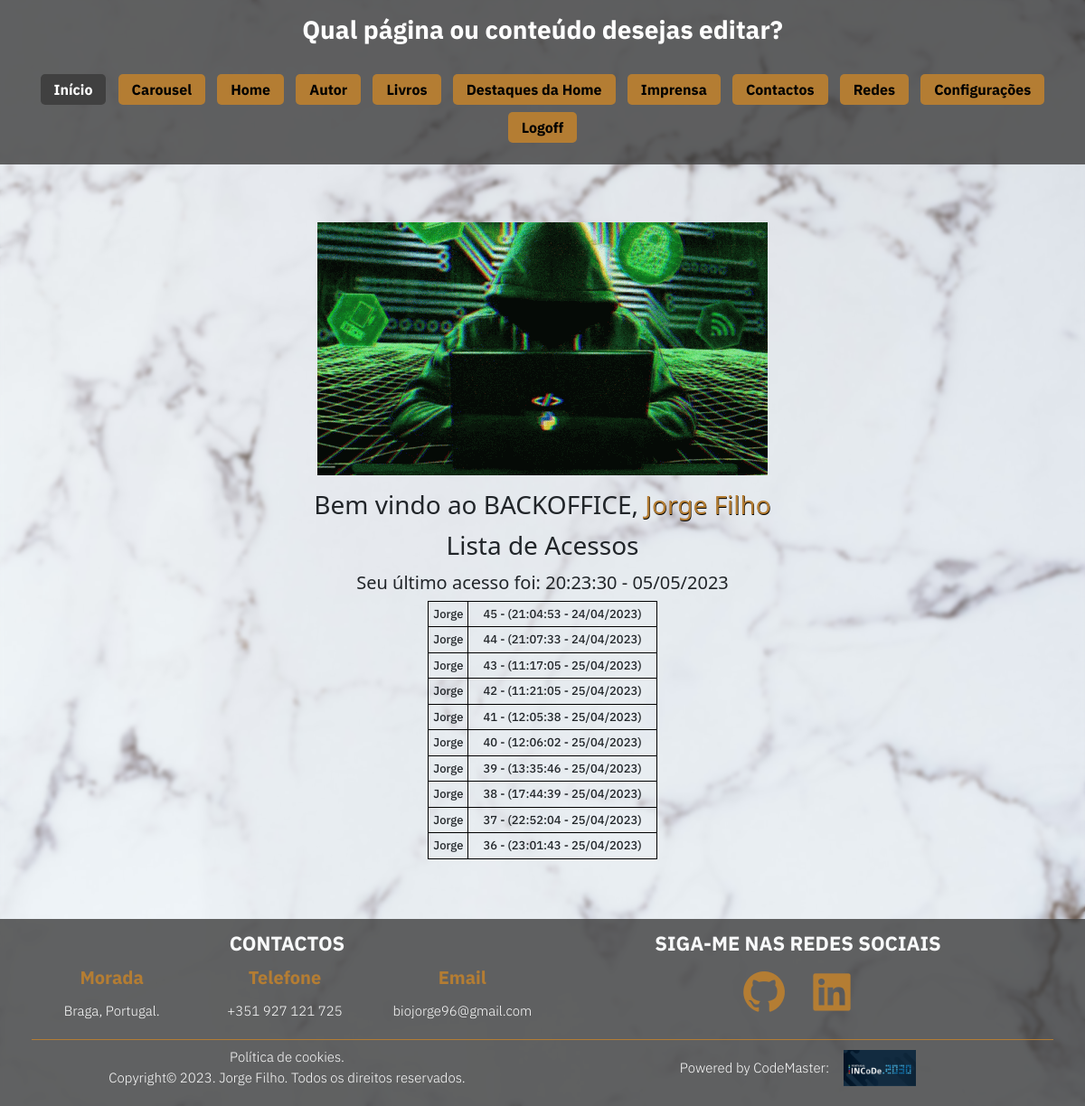
The app's page /backoffice/backoffice-logado.php (signed in) with its own data.
### tables this page shows
CREATE TABLE `acessos` (
  `id` int(11) NOT NULL,
  `id_usuario` int(11) NOT NULL,
  `datas` varchar(100) NOT NULL
);

CREATE TABLE `colaboradores` (
  `id` int(11) NOT NULL,
  `admin` tinyint(1) NOT NULL DEFAULT 0,
  `email` varchar(100) NOT NULL,
  `senha` varchar(100) NOT NULL,
  `nome` varchar(30) NOT NULL,
  `apelido` varchar(100) NOT NULL
);

### controllers/funcoes.php (called while the page is built, shortened)
<?php
    function selectSQL($sql){
        global $pdo;
        $query = $pdo->query($sql);
        return $query->fetchAll(PDO::FETCH_ASSOC);
    }
    function selectSQLUnico($sql){
        global $pdo;
        $query = $pdo->query($sql);
        return $query->fetch(PDO::FETCH_ASSOC);
    }
    function getColabNameByID($id_usuario){
        return selectSQLUnico("SELECT nome FROM colaboradores WHERE id='$id_usuario'")["nome"];
    }
    function getUltimoAcesso($id_usuario){
        $ultimo =  selectSQLUnico("SELECT * FROM acessos WHERE id_usuario='$id_usuario' ORDER BY id DESC LIMIT 2 OFFSET 1");
        return (!empty($ultimo) ? "$ultimo[datas]" : "---");
    }
?>

### controllers/globais.php (called while the page is built, shortened)
<?php
    $lista_acessos = selectSQL("SELECT * FROM acessos ORDER BY id ASC");
?>

### controllers/requisitos.php (called while the page is built, shortened)
<?php
    require_once("base_dados.php");
    require_once("funcoes.php");
    require_once("globais.php");
?>

### backoffice/templates/inicio.php (the view)
<?php
    if($_SESSION["user"]["admin"]){
        $acessos = $lista_acessos;
    } else{
        $acessos = getTodosAcessosByID($user["id"]);
    }
?>
<div class="col-12 welcome p-3 d-flex flex-column justify-content-around align-items-center">
    <img src="../public/imagens/hacker-python.gif" alt="">
    <h3 class="mt-3">Bem vindo ao BACKOFFICE, <span><?=$user["nome"] . " " . $user["apelido"]?></span></h3>
    <h3 class="text-center p-1">Lista de Acessos</h3>
    <h5>Seu último acesso foi: <?=getUltimoAcesso($user["id"])?></h5>
    <table>
        <?php if(count($acessos) <= 10):?>
            <?php foreach($acessos as $chave => $a): ?>
                <tr>
                    <td>
                        <?=getColabNameByID($acessos[$chave]["id_usuario"])?>
                    </td>
                    <td class="p-1 px-3">
                        <?=$acessos[$chave]["datas"]?>
                    </td>
                </tr>
            <?php endforeach; ?>
        <?php else: ?>
            <?php for($i = 0; $i < 10; $i++): ?>
                <tr>
                    <td>
                        <?=getColabNameByID($acessos[$i]["id_usuario"])?>
                    </td>
                    <td class="p-1 px-3"><?=(count($acessos))-$i . " - (" . $acessos[$i]["datas"] . ")"?></td>
                </tr>
            <?php endfor; ?>
        <?php endif; ?>
    </table>
</div>

### backoffice/public/backoffice-logado.css (style rules this page uses)
body { padding: 0px; margin: 0px; background-image: url("../../public/imagens/pexels-karolina-grabowska-4705933.jpg"); background-size: cover; background-position: center center; background-repeat: no-repeat; backdrop-filter: blur(2px); min-height: 100vh; }
h3 > span { color: #B47D33; text-shadow: 0.5px 0.5px black; }
table, td, th, tr { border: 1px solid black; border-collapse: collapse; font-size: 13px; }
td { font-family: "IBM-Medium"; width: fit-content; height: fit-content; padding: 0px 5px; text-align: center; }

### records on screen
acessos: datas "20:23:30 - 05/05/2023"
acessos: id_usuario.nome "Jorge", i "45", datas "21:04:53 - 24/04/2023"
acessos: id_usuario.nome "Jorge", i "44", datas "21:07:33 - 24/04/2023"
acessos: id_usuario.nome "Jorge", i "43", datas "11:17:05 - 25/04/2023"
acessos: id_usuario.nome "Jorge", i "42", datas "11:21:05 - 25/04/2023"
acessos: id_usuario.nome "Jorge", i "41", datas "12:05:38 - 25/04/2023"
acessos: id_usuario.nome "Jorge", i "40", datas "12:06:02 - 25/04/2023"
acessos: id_usuario.nome "Jorge", i "39", datas "13:35:46 - 25/04/2023"
acessos: id_usuario.nome "Jorge", i "38", datas "17:44:39 - 25/04/2023"
acessos: id_usuario.nome "Jorge", i "37", datas "22:52:04 - 25/04/2023"
acessos: id_usuario.nome "Jorge", i "36", datas "23:01:43 - 25/04/2023"

### other values on screen
$user["nome"] "Jorge"
$user["apelido"] "Filho"
